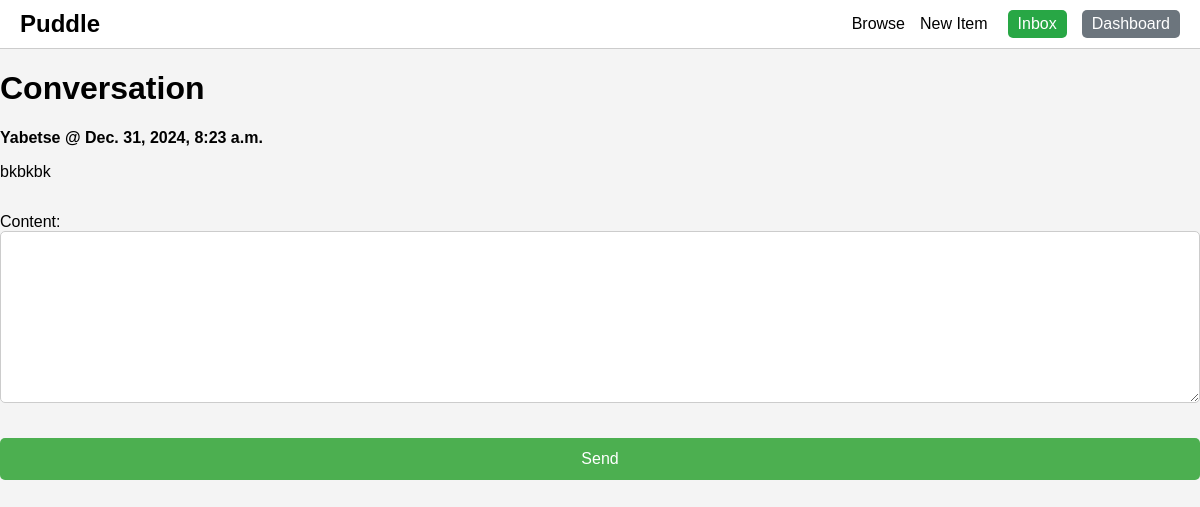
The app's page /inbox/7/ (signed in) with its own data.
### conversation/models.py (models this page shows)
class ConversationMessage(models.Model):
    conversation = models.ForeignKey(Conversation, related_name="messages", on_delete=models.CASCADE)
    content = models.TextField()
    created_at = models.DateTimeField(auto_now_add=True)
    created_by = models.ForeignKey(User, related_name="created_messages", on_delete=models.CASCADE)

### conversation/views.py (the view)
# urls.py: path('<int:pk>/', views.detail, name="detail"),
@login_required
def detail(request, pk):
    conversation = Conversation.objects.filter(members__in=[request.user.id]).get(pk=pk)
    form = ConversationMessageForm()
    if request.method == 'POST':
        form = ConversationMessageForm(request.POST)
        if form.is_valid():
            conversation_message = form.save(commit=False)
            conversation_message.conversation = conversation
            conversation_message.created_by = request.user
            conversation_message.save()
            conversation.save()
            return redirect("conversation:detail", pk=pk)
    else:
        form = ConversationMessageForm()
    return render(request, 'conversation/detail.html', {
         'conversation': conversation,
         'form': form,
    })

### conversation/forms.py
class ConversationMessageForm(forms.ModelForm):
    class Meta:
        model = ConversationMessage
        fields = ('content',)
        widgets = {
            'content': forms.Textarea(attrs={
            })
        }

### conversation/templates/conversation/detail.html (shortened to what this page needs)
{% extends 'core/base.html' %}
{% load static %}
{% block body %}
<h1>Conversation</h1>
<div class="glue">
    {% for message in conversation.messages.all %}
        <div class="{% if message.created_by == request.user %}gla-self{% else %}gla-other{% endif %}">
            <p><strong>{{ message.created_by.username }} @ {{ message.created_at }}</strong></p>
            <p>{{ message.content }}</p>
        </div>
    {% endfor %}
</div>
<form method="post" action=".">
    {{ form.as_p }}
    <button type="submit" class="bottone">Send</button>
</form>
{% endblock %}

### core/static/core/yab.css (style rules this page uses)
body { font-family: Arial, sans-serif; margin: 0; padding: 0; background-color: #f4f4f4; }
body { font-family: 'Arial', sans-serif; margin: 0; padding: 0; background-color: #f8f8f8; }
body { font-family: Arial, sans-serif; background-color: #f4f4f4; margin: 0; padding: 0; }
form { display: flex; flex-direction: column; gap: 15px; }
form input[type="text"], form input[type="email"], form input[type="password"], form input[type="file"], form textarea { width: 100%; padding: 10px; border: 1px solid #ccc; border-radius: 5px; box-sizing: border-box; }
form .bottone { padding: 12px; background-color: #4CAF50; color: white; border: none; border-radius: 5px; cursor: pointer; font-size: 16px; text-align: center; }

### records on screen
ConversationMessage: created_by.username "Yabetse", created_at "Dec. 31, 2024, 8:23 a.m.", content "bkbkbk"
